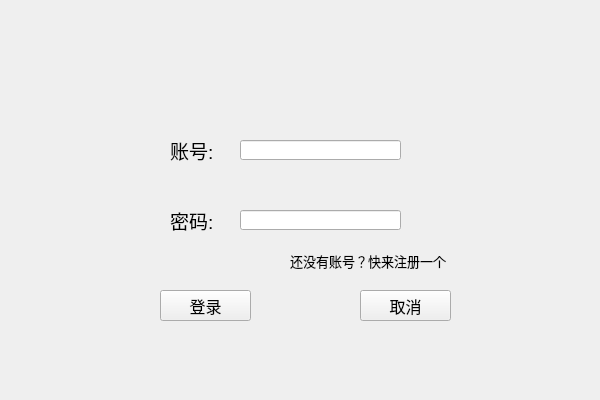
<?xml version="1.0" encoding="UTF-8"?>
<ui version="4.0">
 <class>LoginWidget</class>
 <widget class="QWidget" name="LoginWidget">
  <property name="geometry">
   <rect>
    <x>0</x>
    <y>0</y>
    <width>600</width>
    <height>400</height>
   </rect>
  </property>
  <property name="windowTitle">
   <string>Form</string>
  </property>
  <widget class="QLabel" name="Account_Label">
   <property name="geometry">
    <rect>
     <x>170</x>
     <y>130</y>
     <width>71</width>
     <height>41</height>
    </rect>
   </property>
   <property name="font">
    <font>
     <pointsize>14</pointsize>
    </font>
   </property>
   <property name="text">
    <string>账号:</string>
   </property>
  </widget>
  <widget class="QLabel" name="Password_Label">
   <property name="geometry">
    <rect>
     <x>170</x>
     <y>200</y>
     <width>71</width>
     <height>41</height>
    </rect>
   </property>
   <property name="font">
    <font>
     <pointsize>14</pointsize>
    </font>
   </property>
   <property name="text">
    <string>密码:</string>
   </property>
  </widget>
  <widget class="QLineEdit" name="Account_LineEdit">
   <property name="geometry">
    <rect>
     <x>240</x>
     <y>140</y>
     <width>161</width>
     <height>20</height>
    </rect>
   </property>
  </widget>
  <widget class="QPushButton" name="LoginBtn">
   <property name="geometry">
    <rect>
     <x>160</x>
     <y>290</y>
     <width>91</width>
     <height>31</height>
    </rect>
   </property>
   <property name="font">
    <font>
     <pointsize>12</pointsize>
    </font>
   </property>
   <property name="text">
    <string>登录</string>
   </property>
  </widget>
  <widget class="QPushButton" name="CancelBtn">
   <property name="geometry">
    <rect>
     <x>360</x>
     <y>290</y>
     <width>91</width>
     <height>31</height>
    </rect>
   </property>
   <property name="font">
    <font>
     <pointsize>12</pointsize>
    </font>
   </property>
   <property name="text">
    <string>取消</string>
   </property>
  </widget>
  <widget class="QLabel" name="Register_Label">
   <property name="geometry">
    <rect>
     <x>290</x>
     <y>250</y>
     <width>181</width>
     <height>21</height>
    </rect>
   </property>
   <property name="font">
    <font>
     <pointsize>10</pointsize>
    </font>
   </property>
   <property name="text">
    <string>还没有账号？快来注册一个</string>
   </property>
  </widget>
  <widget class="QLineEdit" name="Password_LineEdit">
   <property name="geometry">
    <rect>
     <x>240</x>
     <y>210</y>
     <width>161</width>
     <height>20</height>
    </rect>
   </property>
   <property name="cursor">
    <cursorShape>SizeVerCursor</cursorShape>
   </property>
   <property name="focusPolicy">
    <enum>Qt::FocusPolicy::NoFocus</enum>
   </property>
  </widget>
 </widget>
 <resources/>
 <connections/>
</ui>
